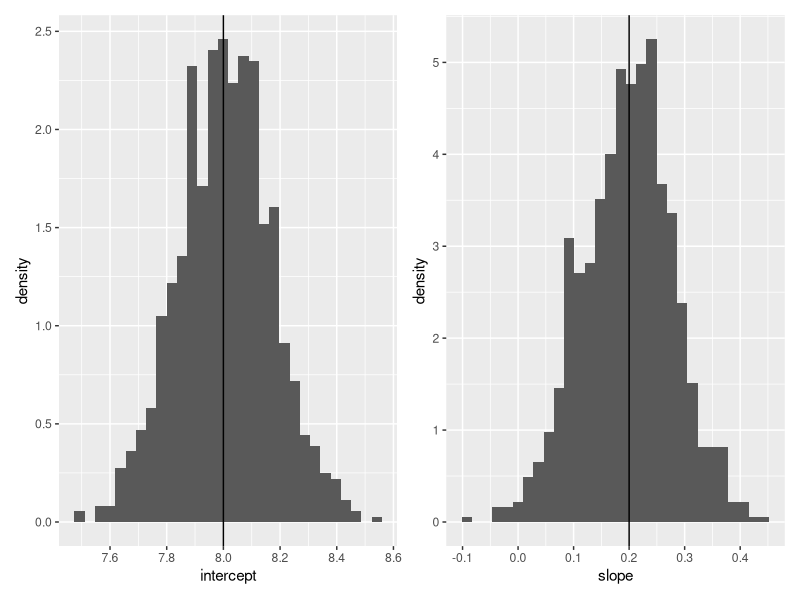
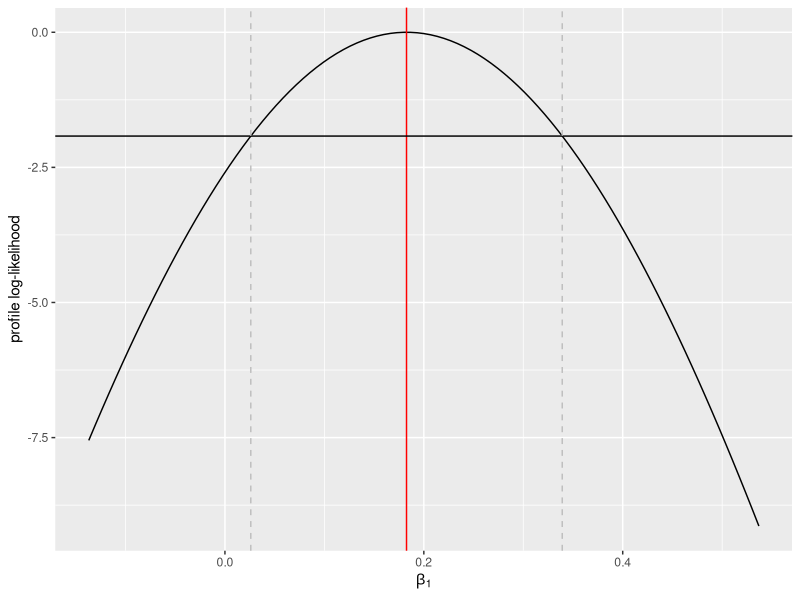
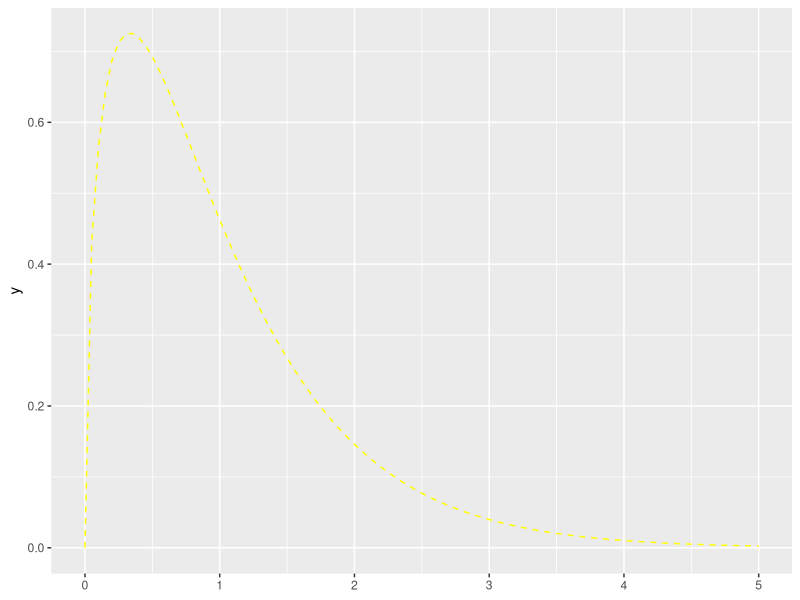

The R script that drew these images, in order:
library(ggplot2)
library(patchwork)
set.seed(1234)
# Simulate fake data from a linear model
n <- 100 #number of observations
X1 <- rpois(n = n, lambda = 2) # covariate (fixed hereafter)


############################################################
#### Sampling distribution of OLS estimators of beta #######
############################################################

# The sampling distribution of the ordinary least squares estimatrs is
# beta_hat ~ N(beta, sigma^2*(X^TX)^(-1))
design_mat <- cbind(1, X1)
# These are the standard dev for betahat (sigma=1)
theo_se <- sqrt(diag(solve(crossprod(design_mat))))
sampling_dist <- 
  replicate(n = 1000, expr = {
  eps <- rnorm(n, mean = 0, sd = 1) #N(0,1) errors
  Y <- 8 + 0.2 * X1 + eps #errors indep of X1
  mod1 <- lm(Y ~ X1)
  coef(mod1)
 })
# Plot sampling distribution with "theoretical one" overlaid in red
g1 <- ggplot(data = data.frame(intercept = sampling_dist[1,])) + 
               geom_histogram(bins = 30, aes(x=intercept, y=..density..)) +
               geom_vline(xintercept = 8) + 
  stat_function(fun = "dnorm", 
                args = list(mean = 8, sd = theo_se[1]), 
                col = "red")
g2 <- ggplot(data = data.frame(slope = sampling_dist[2,])) +
               geom_histogram(bins = 30, aes(x=slope, y=..density..)) +
               geom_vline(xintercept = 0.2) + 
  stat_function(fun = "dnorm", 
                args = list(mean = 0.2, sd = theo_se[2]), 
                col = "red")

g1 + g2

############################################################
####  Profile log-likelihood of the slope parameter #######
############################################################

# Plot profile log-likelihood for a particular dataset
eps <- rnorm(n, mean = 0, sd = 1)
Y <- 8 + 0.2 * X1 + eps
mod1 <- lm(Y ~ X1)

# Maximum likelihood estimates (MLE) = Ordinary least square (OLS)
beta1hat <- coef(mod1)[2]
# Compute the value of the maximum (profile) log-likelihood
# which is value at MLE
mll <- as.numeric(logLik(mod1))

# Profile log-likelihood value
pll <- function(beta){
  sapply(beta, function(b){
    as.numeric(logLik(lm(Y - b*X1 ~ 1)))
  })
}

# Compute the confidence intervals (root finding algorithm)
ci_lrt_lb <- uniroot(function(x){2*(mll - pll(x)) - qchisq(0.95,1)}, 
                     interval = c(beta1hat-3, beta1hat))$root
ci_lrt_ub <- uniroot(function(x){2*(mll - pll(x)) - qchisq(0.95,1)}, 
                     interval = c(beta1hat, beta1hat+3))$root
# Compute the profile on a sensible grid of values for beta1
beta_grid <- seq(from = -2*theo_se[1] + 0.2, to = 2*theo_se[1] + 0.2, length.out = 101)
ggplot(data.frame(beta = beta_grid, 
                pll = pll(beta_grid)-mll),
       aes(x = beta, y = pll)) + 
  geom_line() + 
  geom_vline(xintercept = coef(mod1)[2], col = "red") + 
  geom_hline(yintercept = -qchisq(0.95, 1)/2) + 
  geom_vline(xintercept = ci_lrt_lb, col = "gray", lty = 2) + 
  geom_vline(xintercept = ci_lrt_ub, col = "gray", lty = 2) +
  ylab("profile log-likelihood") + 
  xlab(expression(beta[1]))

############################################################
####   Comparison of benchmarks F versus chi-square  #######
############################################################
# The F distribution F(q, n-p) is intimately linked to the chi-square
# q*chi-square ~ F(q, n-p) for n large
# 
# Examples with data from insurance model
ggplot() + 
  stat_function(fun = "df", 
                args = list(df1=3, df2=1330)) +
  stat_function(fun = function(x, df){df*dchisq(x*df, df = df)}, 
                args = list(df=3),
                col = "yellow", lty = 2) +
  xlim(0, 5)
# Other deep links between Student and Normal
# difference between cutoff values for two-sided 95% confidence intervals
qt(0.975, df = 1330)
qnorm(0.975)
# Fisher(1, n-p) is the same as Student(n-p)^2
isTRUE(all.equal(
  qf(0.95, df1 = 1, df2 = 1330),
  qt(0.975, df = 1330)^2))


     